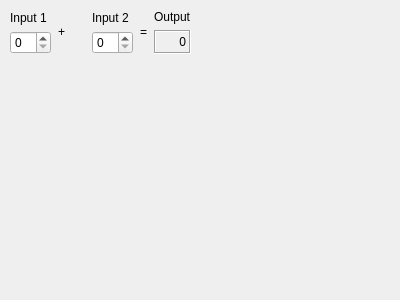
<?xml version="1.0" encoding="UTF-8"?>
<ui version="4.0">
 <class>Gui</class>
 <widget class="QWidget" name="Gui">
  <property name="geometry">
   <rect>
    <x>0</x>
    <y>0</y>
    <width>400</width>
    <height>300</height>
   </rect>
  </property>
  <property name="sizePolicy">
   <sizepolicy hsizetype="Preferred" vsizetype="Preferred">
    <horstretch>0</horstretch>
    <verstretch>0</verstretch>
   </sizepolicy>
  </property>
  <property name="windowTitle">
   <string>Shader Editor</string>
  </property>
  <layout class="QGridLayout">
   <property name="leftMargin">
    <number>9</number>
   </property>
   <property name="topMargin">
    <number>9</number>
   </property>
   <property name="rightMargin">
    <number>9</number>
   </property>
   <property name="bottomMargin">
    <number>9</number>
   </property>
   <property name="spacing">
    <number>6</number>
   </property>
   <item row="0" column="6">
    <spacer name="horizontalSpacer">
     <property name="orientation">
      <enum>Qt::Horizontal</enum>
     </property>
     <property name="sizeHint" stdset="0">
      <size>
       <width>40</width>
       <height>20</height>
      </size>
     </property>
    </spacer>
   </item>
   <item row="0" column="4">
    <widget class="QLabel" name="label_3_2">
     <property name="text">
      <string>=</string>
     </property>
     <property name="alignment">
      <set>Qt::AlignCenter</set>
     </property>
    </widget>
   </item>
   <item row="0" column="5">
    <layout class="QVBoxLayout">
     <property name="spacing">
      <number>6</number>
     </property>
     <property name="leftMargin">
      <number>1</number>
     </property>
     <property name="topMargin">
      <number>1</number>
     </property>
     <property name="rightMargin">
      <number>1</number>
     </property>
     <property name="bottomMargin">
      <number>1</number>
     </property>
     <item>
      <widget class="QLabel" name="label_2_2_2">
       <property name="text">
        <string>Output</string>
       </property>
      </widget>
     </item>
     <item>
      <widget class="QLabel" name="outputWidget">
       <property name="frameShape">
        <enum>QFrame::Box</enum>
       </property>
       <property name="frameShadow">
        <enum>QFrame::Sunken</enum>
       </property>
       <property name="text">
        <string>0</string>
       </property>
       <property name="alignment">
        <set>Qt::AlignAbsolute|Qt::AlignBaseline|Qt::AlignBottom|Qt::AlignCenter|Qt::AlignHCenter|Qt::AlignHorizontal_Mask|Qt::AlignJustify|Qt::AlignLeading|Qt::AlignLeft|Qt::AlignRight|Qt::AlignTop|Qt::AlignTrailing|Qt::AlignVCenter|Qt::AlignVertical_Mask</set>
       </property>
      </widget>
     </item>
    </layout>
   </item>
   <item row="1" column="2">
    <spacer name="verticalSpacer">
     <property name="orientation">
      <enum>Qt::Vertical</enum>
     </property>
     <property name="sizeHint" stdset="0">
      <size>
       <width>20</width>
       <height>40</height>
      </size>
     </property>
    </spacer>
   </item>
   <item row="0" column="3">
    <layout class="QVBoxLayout">
     <property name="spacing">
      <number>6</number>
     </property>
     <property name="leftMargin">
      <number>1</number>
     </property>
     <property name="topMargin">
      <number>1</number>
     </property>
     <property name="rightMargin">
      <number>1</number>
     </property>
     <property name="bottomMargin">
      <number>1</number>
     </property>
     <item>
      <widget class="QLabel" name="label_2">
       <property name="text">
        <string>Input 2</string>
       </property>
      </widget>
     </item>
     <item>
      <widget class="QSpinBox" name="inputSpinBox2"/>
     </item>
    </layout>
   </item>
   <item row="0" column="1">
    <widget class="QLabel" name="label_3">
     <property name="text">
      <string>+</string>
     </property>
     <property name="alignment">
      <set>Qt::AlignCenter</set>
     </property>
    </widget>
   </item>
   <item row="0" column="0">
    <layout class="QVBoxLayout">
     <property name="spacing">
      <number>6</number>
     </property>
     <property name="leftMargin">
      <number>1</number>
     </property>
     <property name="topMargin">
      <number>1</number>
     </property>
     <property name="rightMargin">
      <number>1</number>
     </property>
     <property name="bottomMargin">
      <number>1</number>
     </property>
     <item>
      <widget class="QLabel" name="label">
       <property name="text">
        <string>Input 1</string>
       </property>
      </widget>
     </item>
     <item>
      <widget class="QSpinBox" name="inputSpinBox1"/>
     </item>
    </layout>
   </item>
  </layout>
 </widget>
 <resources/>
 <connections/>
</ui>
